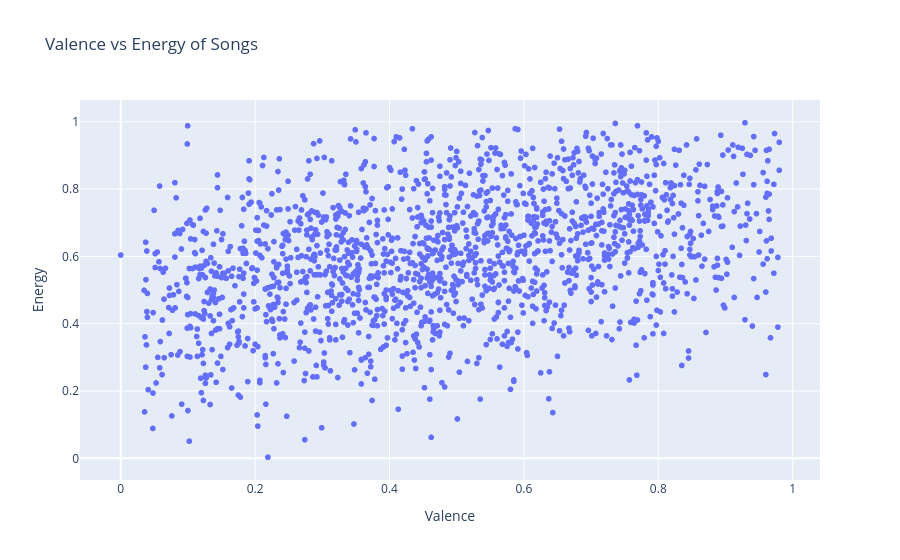

Write notebook code for a chart like this one.
### Code cell
import pandas as pd
import plotly.express as px

df = pd.read_csv("Amadou Music Taste Export.csv")

fig = px.scatter(
    df,
    x="Valence",
    y="Energy",
    hover_data=["Track Name", "Artist Name(s)", "Genres"],
    title="Valence vs Energy of Songs"
)

fig.show()

### Figure 1 — Plotly figure (JSON) as saved in the notebook; plotly's stock layout.template omitted (floating-point values rounded to 4 significant figures; data arrays with more than 128 entries replaced by an {"elided": "..."} marker saying what was removed)
{"data": [{"customdata": {"elided": "1663x3 str values"}, "hovertemplate": "Valence=%{x}<br>Energy=%{y}<br>Track Name=%{customdata[0]}<br>Artist Name(s)=%{customdata[1]}<br>Genres=%{customdata[2]}<extra></extra>", "legendgroup": "", "marker": {"color": "#636efa", "symbol": "circle"}, "mode": "markers", "name": "", "showlegend": false, "type": "scattergl", "x": {"elided": "1663 float values"}, "xaxis": "x", "y": {"elided": "1663 float values"}, "yaxis": "y"}], "layout": {"legend": {"tracegroupgap": 0}, "title": {"text": "Valence vs Energy of Songs"}, "xaxis": {"anchor": "y", "domain": [0, 1], "title": {"text": "Valence"}}, "yaxis": {"anchor": "x", "domain": [0, 1], "title": {"text": "Energy"}}}}
